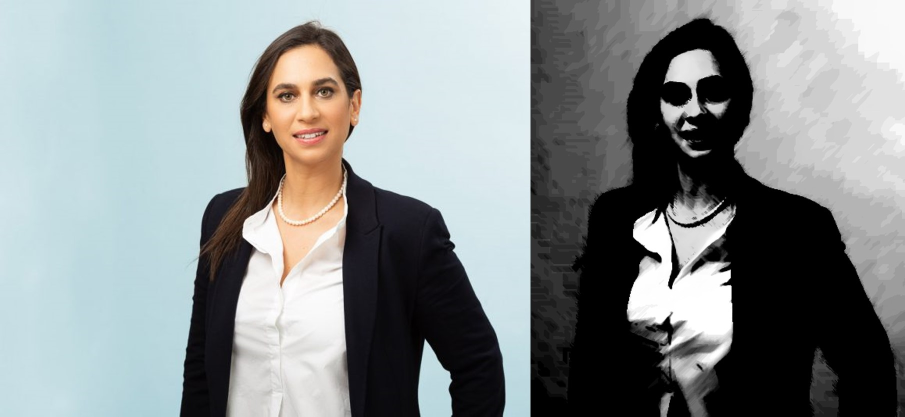
#> input picture Image_database/17.jpg, 1810 x 833 px, found by its file name (shown at 1/2 size)
$ python 'עיניים.py'
#> lines starting #> are read from the running program, lines starting #| are printed output that depends on the picture; after the words box and inside, x2 and y2 are one past the last pixel; in counts of white or black regions, pixels touching at a corner belong together
import cv2
import imutils

# Load the input image and convert it to grayscale
image = cv2.imread("C:\\Users\\User\\Desktop\\Image database-project\\17.jpg")
#> image is the input picture: shape (833, 1810, 3); mean B, G, R 142.9, 142.3, 136.4
# Resize the image
image = imutils.resize(image, width=min(1000, image.shape[1]))
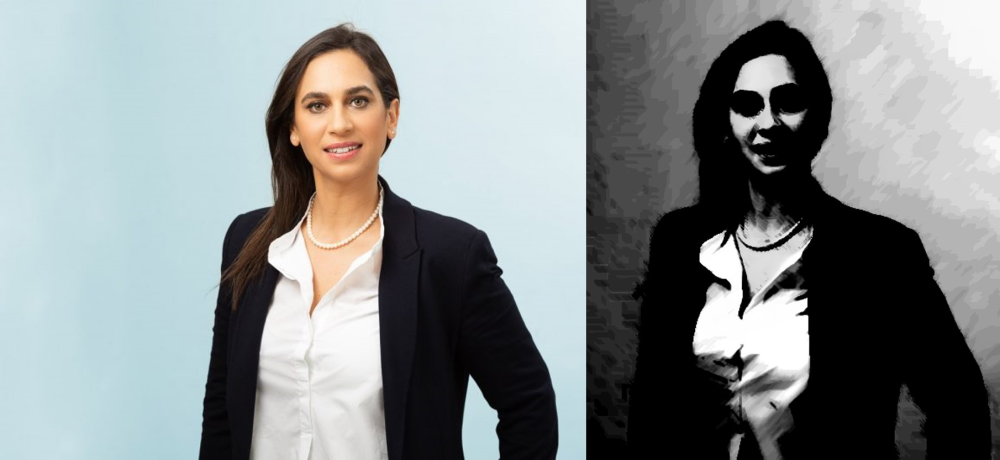
#> image: shape (460, 1000, 3); mean B, G, R 142.9, 142.3, 136.4
gray = cv2.cvtColor(image, cv2.COLOR_BGR2GRAY)
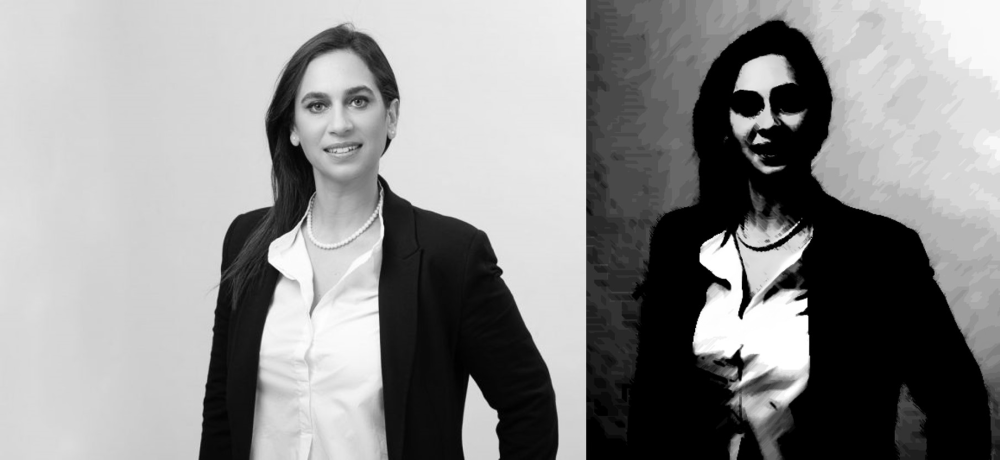
#> gray: shape (460, 1000); min 0, max 255, mean 140.6

# Use a Haar cascade classifier to detect the face in the image
face_cascade = cv2.CascadeClassifier('C:\\Users\\User\\anaconda3\\pkgs\\opencv-4.5.5-py310h1e0e658_2\\Library\\etc\\haarcascades\\haarcascade_frontalface_default.xml')
# Detect faces in the image
faces = face_cascade.detectMultiScale(gray, 1.1, 4)
#> faces = [[281, 57, 118, 118], [711, 59, 115, 115]]

# Iterate over the detected faces
for (x,y,w,h) in faces:
  # Extract the face region from the image
  face_region = gray[y:y+h, x:x+w]

  # Use a Haar cascade classifier to detect the eyes in the face region
  eye_cascade = cv2.CascadeClassifier('C:\\Users\\User\\anaconda3\\pkgs\\opencv-4.5.5-py310h1e0e658_2\\Library\\etc\\haarcascades\\haarcascade_eye.xml')
  eyes = eye_cascade.detectMultiScale(face_region)

  # Iterate over the detected eyes and draw a bounding box around them
  for (ex,ey,ew,eh) in eyes:
    cv2.rectangle(image, (x+ex, y+ey), (x+ex+ew, y+ey+eh), (0, 255, 0), 2)
#> this loop made 2 passes
#> (x, y, w, h, eyes) on pass 1: (281, 57, 118, 118, [[60, 27, 33, 33], [20, 34, 30, 30], [44, 75, 34, 34]])
#> pass 1, `face_region = gray[y:y+h, x:x+w]`:
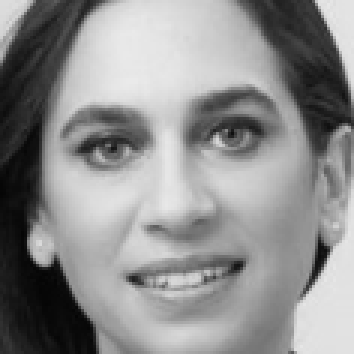
#> face_region: shape (118, 118) (shown 3 times larger); min 4, max 234, mean 142
#> pass 2, `face_region = gray[y:y+h, x:x+w]`:
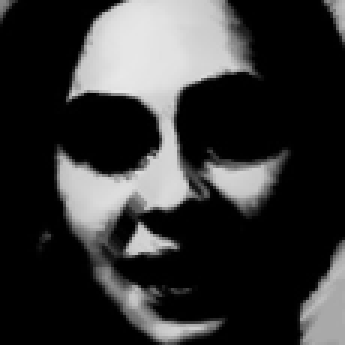
#> face_region: shape (115, 115) (shown 3 times larger); min 0, max 232, mean 53.1
#> after the loop:
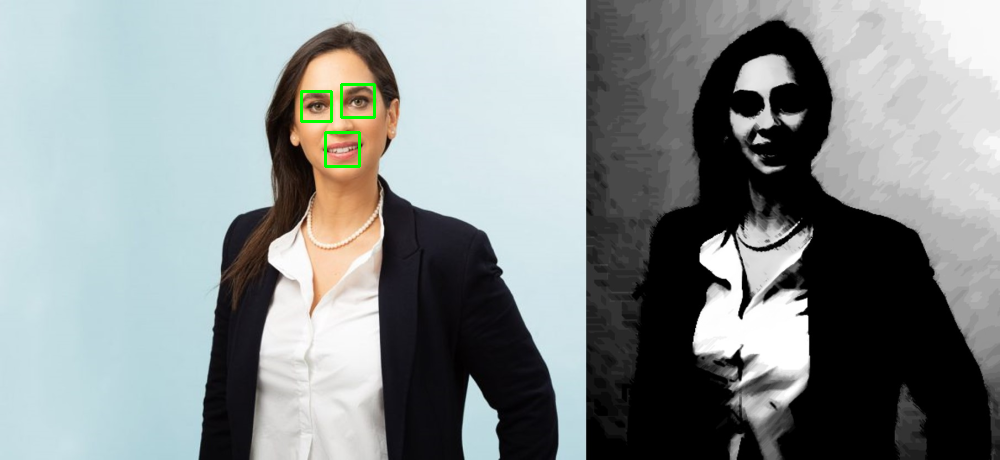
#> image: shape (460, 1000, 3); 0.25% of pixels changed, all inside (x1, y1, x2, y2) = (300, 83, 376, 168)

# Display the image with the detected eyes
cv2.imshow('Eyes', image)
cv2.waitKey(0)
cv2.destroyAllWindows()

$ run again, with Image_database/0.jpg copied over Image_database/17.jpg
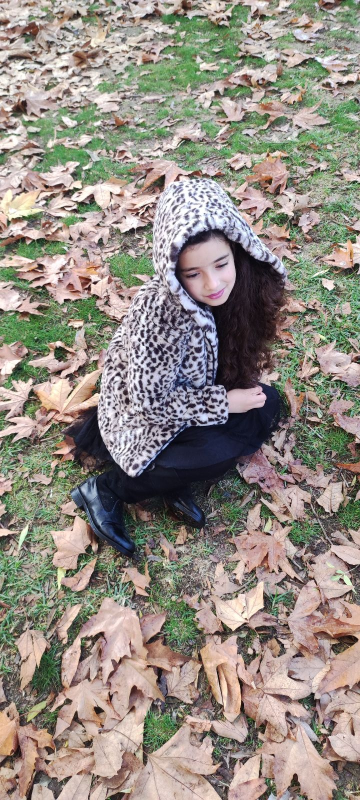
#> input picture Image_database/0.jpg, 720 x 1600 px, found by its file name (shown at 1/2 size)
#> image is the input picture: shape (1600, 720, 3); mean B, G, R 131.1, 139.9, 147.3
#> faces = [[364, 625, 81, 81], [353, 486, 134, 134]]
#> the loop `for (x,y,w,h) in faces:` made 2 passes
#> pass 1, `face_region = gray[y:y+h, x:x+w]`:
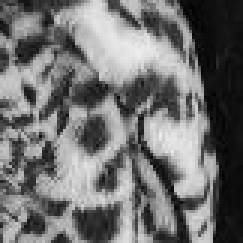
#> face_region: shape (81, 81) (shown 3 times larger); min 1, max 239, mean 113
#> after the loop `for (x,y,w,h) in faces:`:
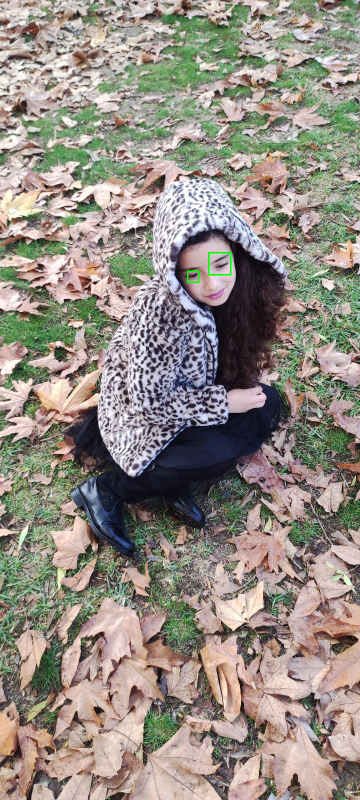
#> image: shape (1600, 720, 3) (shown at 1/2 size); 0.07% of pixels changed, all inside (x1, y1, x2, y2) = (374, 504, 463, 566)

$ run again, with Image_database/1.jpg copied over Image_database/17.jpg
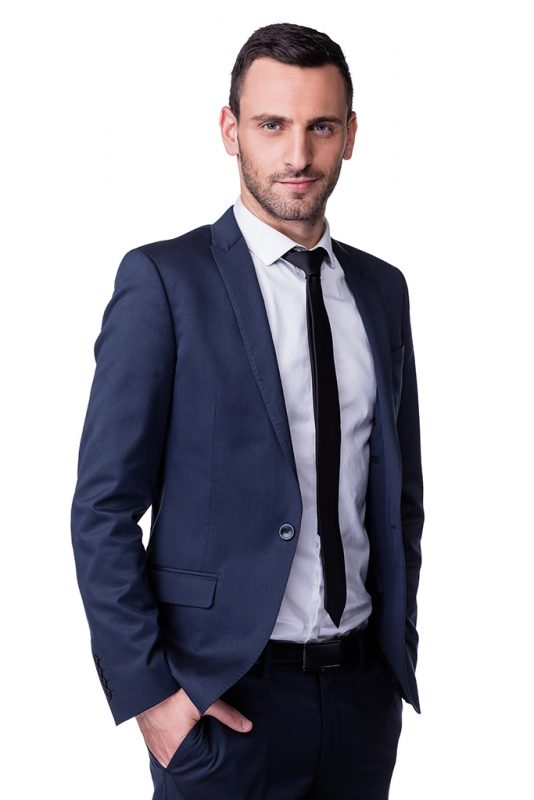
#> input picture Image_database/1.jpg, 534 x 800 px, found by its file name
#> image is the input picture: shape (800, 534, 3); mean B, G, R 174, 165.7, 167.2
#> faces = [[225, 72, 143, 143]]
#> the loop `for (x,y,w,h) in faces:` made 1 pass
#> (x, y, w, h, eyes) on pass 1: (225, 72, 143, 143, [[30, 35, 36, 36], [79, 41, 30, 30]])
#> pass 1, `face_region = gray[y:y+h, x:x+w]`:
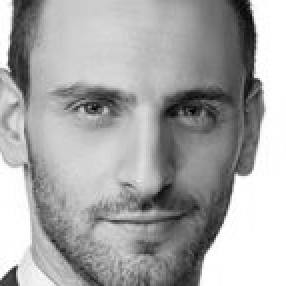
#> face_region: shape (143, 143) (shown 2 times larger); min 1, max 255, mean 167.2
#> after the loop `for (x,y,w,h) in faces:`:
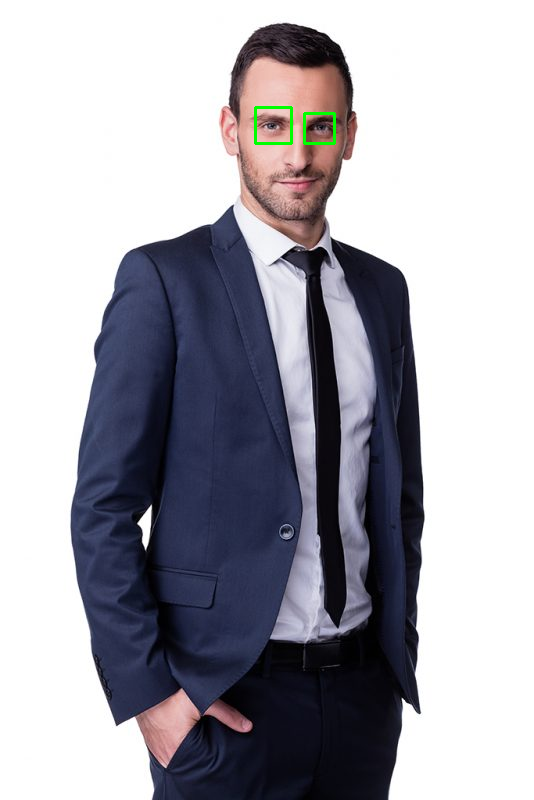
#> image: shape (800, 534, 3); 0.18% of pixels changed, all inside (x1, y1, x2, y2) = (254, 106, 336, 145)

$ run again, with Image_database/10.jpg copied over Image_database/17.jpg
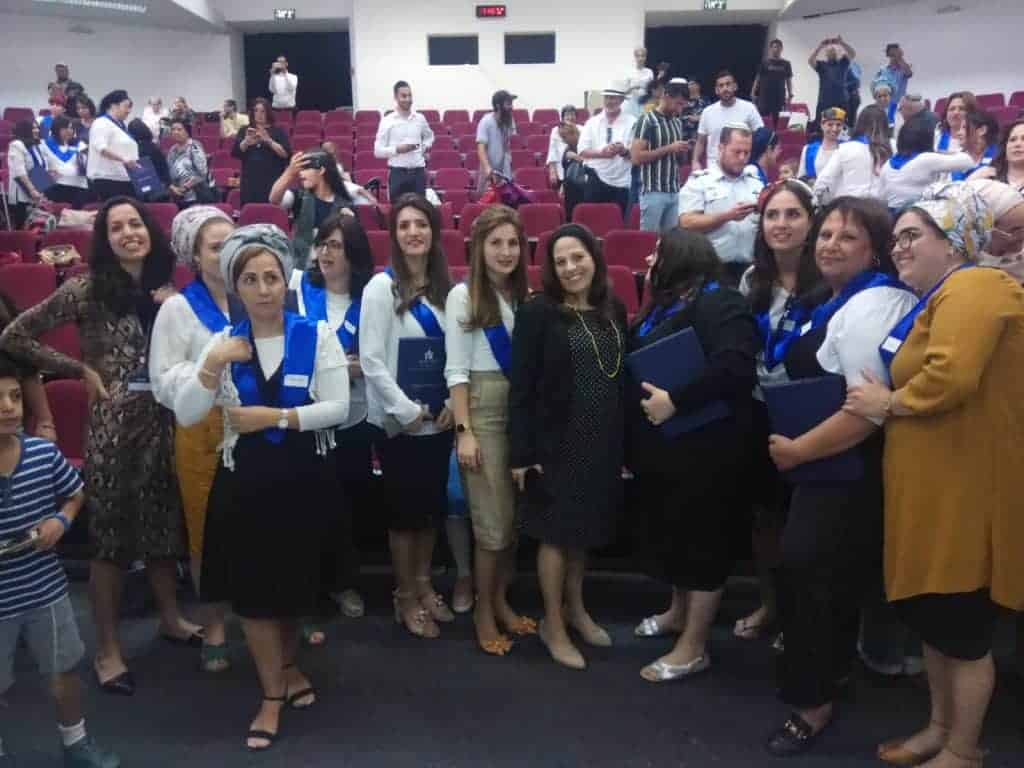
#> input picture Image_database/10.jpg, 1024 x 768 px, found by its file name
#> image is the input picture: shape (768, 1024, 3); mean B, G, R 83.5, 77.3, 84.2
#> `gray = cv2.cvtColor(image, cv2.COLOR_BGR2GRAY)`:
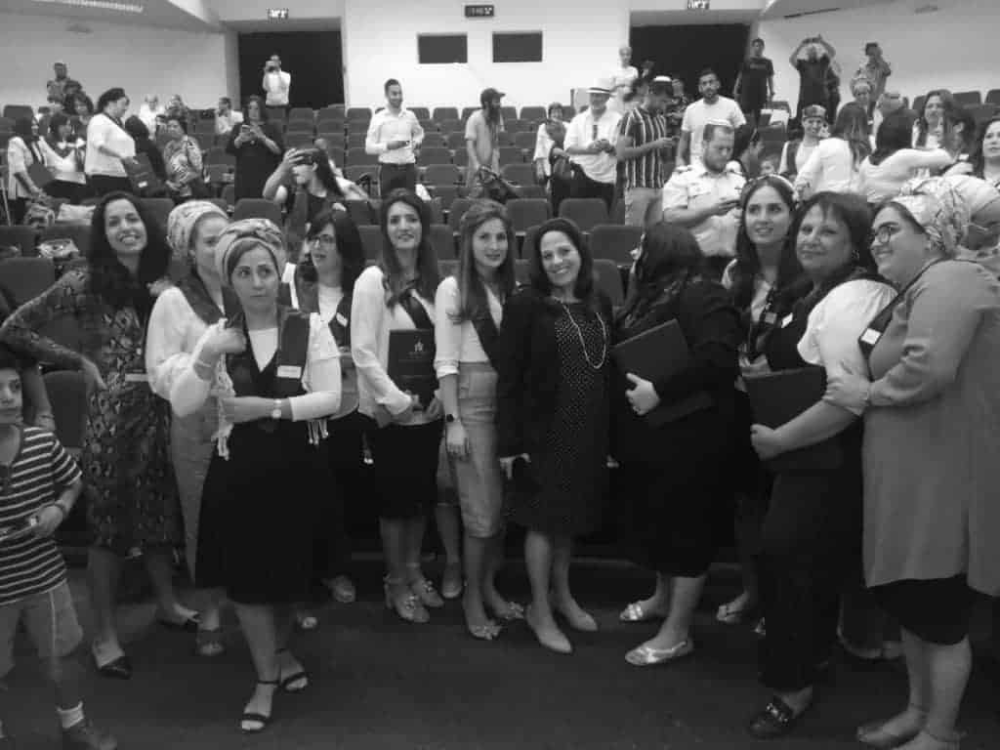
#> gray: shape (750, 1000); min 1, max 255, mean 80.1
#> faces = [[695, 73, 26, 26], [921, 96, 27, 27], [378, 201, 50, 50], [466, 218, 51, 51], [96, 199, 55, 55], [737, 188, 56, 56], [786, 209, 59, 59], [856, 208, 60, 60], [532, 233, 52, 52], [226, 250, 59, 59], [168, 423, 50, 50]]
#> the loop `for (x,y,w,h) in faces:` made 11 passes
#> after the loop `for (x,y,w,h) in faces:`:
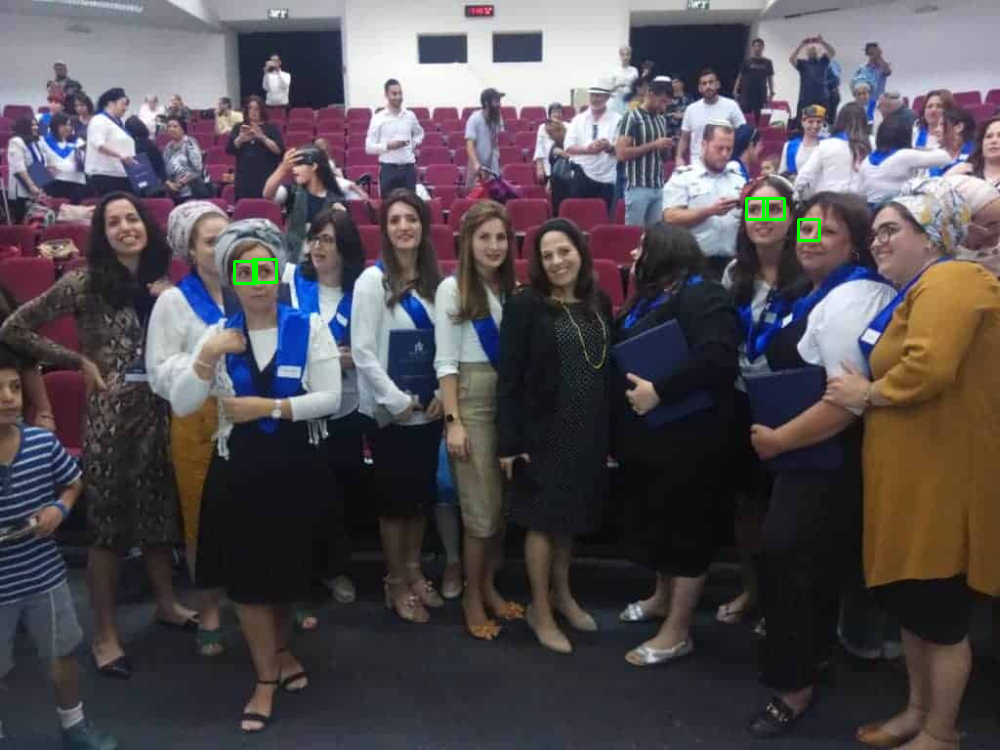
#> image: shape (750, 1000, 3); mean B, G, R 83.3, 77.5, 84
